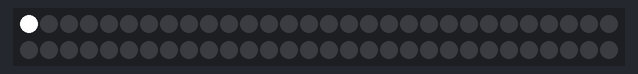
The sketch below on a simulated Arduino Uno, built with avr-gcc and run on an emulated ATmega328P. Parts: 60 RGB LEDs in strip order, left to right, continuing on the next row.

Above: at 0.05 s.
At 1.48 s:
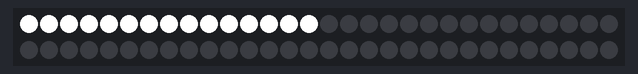
At 3.02 s:
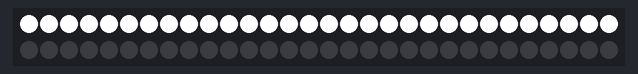
At 4.56 s:
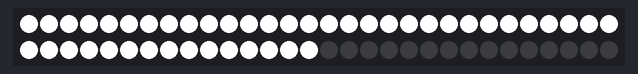
At 6.1 s:
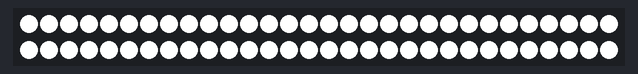

The sketch:

CodiceStrisciaLedNeoPixel.ino
```cpp
#include <Adafruit_NeoPixel.h>

#define PIN 2	 // input pin Neopixel is attached to

#define NUMPIXELS      60 // number of neopixels in Ring

Adafruit_NeoPixel pixels = Adafruit_NeoPixel(NUMPIXELS, PIN, NEO_GRB + NEO_KHZ800);

int delayval = 100; // timing delay

void setup() {
  pixels.begin(); // Initializes the NeoPixel library.
//  Serial.begin(9600);
}

void loop() {

  for(int i=0;i<NUMPIXELS;i++){

    // pixels.Color takes RGB values, from 0,0,0 up to 255,255,255
    pixels.setPixelColor(i, pixels.Color(254,254,254)); // Moderately bright green color.

    pixels.show(); // This sends the updated pixel color to the hardware.

    delay(delayval); // Delay for a period of time (in milliseconds).

    // Serial.println(i);

    if (i == NUMPIXELS){
    	i = 0; // start all over again!

	  }

  }
}
```
